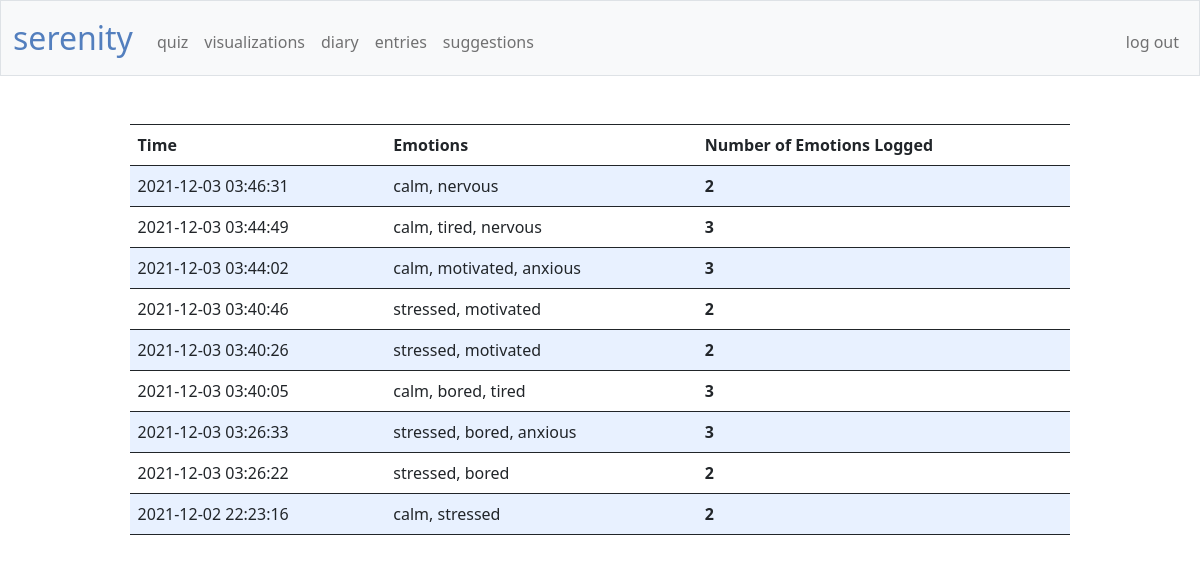
Screenshot of /viz (signed in) with the database file from the repository.
### tables this page shows
CREATE TABLE 'emotions' ('id' INTEGER PRIMARY KEY AUTOINCREMENT NOT NULL, 'user_id' INTEGER NOT NULL, 'time' DATETIME NOT NULL DEFAULT CURRENT_TIMESTAMP, 'emotionlist' TEXT);

### app.py (the view)
@app.route("/viz")
@login_required
def viz():
    emotionlog = db.execute(
        "SELECT time, emotionlist FROM emotions WHERE user_id = ? ORDER BY time DESC", session["user_id"])
    return render_template("viz.html", emotionlog=emotionlog, string_word_count=string_word_count)

### app.py (called while the page is built)
@app.after_request
def after_request(response):
    response.headers["Cache-Control"] = "no-cache, no-store, must-revalidate"
    response.headers["Expires"] = 0
    response.headers["Pragma"] = "no-cache"
    return response

### helpers.py (called while the page is built)
def login_required(f):
    @wraps(f)
    def decorated_function(*args, **kwargs):
        if session.get("user_id") is None:
            return redirect("/login")
        return f(*args, **kwargs)
    return decorated_function

def string_word_count(s):
    return s.count(",") + 1

### templates/viz.html (shortened to what this page needs)
{% extends "layout.html" %}
{% block main %}
    <table>
        <thead>
            <tr>
                <th>Time</th>
                <th>Emotions</th>
                <th>Number of Emotions Logged</th>
            </tr>
        </thead>
        <tbody>
            {% for e in emotionlog %}
            <tr>
                <td>{{ e["time"] }}</td>
                <td>{{ e["emotionlist"] }}</td>
                <th>{{ string_word_count(e["emotionlist"]) }}</th>
            </tr>
            {% endfor %}
        </tbody>
    </table>
{% endblock %}

### static/styles.css (style rules this page uses)
body { font-size: 1rem; font-weight: 400; line-height: 1.5; margin: 0; text-align: left; }
table { background-color: transparent; margin: auto; margin-bottom: 1rem; width: 80%; }
table th, table td { padding: 0.5rem; vertical-align: center; text-align: left; }
tr { border: solid; border-width: 1px 0; }
tbody tr:nth-of-type(odd) { background-color: rgb(179, 208, 255, 0.3) }

### rows the page displays
emotions: time "2021-12-03 03:46:31", emotionlist "calm, nervous", emotionlist "2"
emotions: time "2021-12-03 03:44:49", emotionlist "calm, tired, nervous", emotionlist "3"
emotions: time "2021-12-03 03:44:02", emotionlist "calm, motivated, anxious", emotionlist "3"
emotions: time "2021-12-03 03:40:46", emotionlist "stressed, motivated", emotionlist "2"
emotions: time "2021-12-03 03:40:26", emotionlist "stressed, motivated", emotionlist "2"
emotions: time "2021-12-03 03:40:05", emotionlist "calm, bored, tired", emotionlist "3"
emotions: time "2021-12-03 03:26:33", emotionlist "stressed, bored, anxious", emotionlist "3"
emotions: time "2021-12-03 03:26:22", emotionlist "stressed, bored", emotionlist "2"
emotions: time "2021-12-02 22:23:16", emotionlist "calm, stressed", emotionlist "2"
